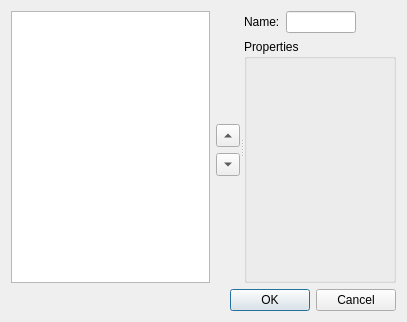
<?xml version="1.0" encoding="UTF-8"?>
<ui version="4.0">
 <class>LReportSectionsProperties</class>
 <widget class="QDialog" name="LReportSectionsProperties">
  <property name="geometry">
   <rect>
    <x>0</x>
    <y>0</y>
    <width>407</width>
    <height>322</height>
   </rect>
  </property>
  <property name="windowTitle">
   <string>Sections settings</string>
  </property>
  <property name="windowIcon">
   <iconset resource="resources.qrc">
    <normaloff>:/designer/qtreport_32</normaloff>:/designer/qtreport_32</iconset>
  </property>
  <layout class="QVBoxLayout" name="verticalLayout">
   <item>
    <widget class="QSplitter" name="splitter">
     <property name="orientation">
      <enum>Qt::Horizontal</enum>
     </property>
     <widget class="QWidget" name="layoutWidget">
      <layout class="QGridLayout" name="gridLayout">
       <item row="0" column="0" rowspan="4">
        <widget class="QListWidget" name="listWidget"/>
       </item>
       <item row="0" column="1">
        <spacer name="verticalSpacer_2">
         <property name="orientation">
          <enum>Qt::Vertical</enum>
         </property>
         <property name="sizeHint" stdset="0">
          <size>
           <width>20</width>
           <height>40</height>
          </size>
         </property>
        </spacer>
       </item>
       <item row="1" column="1">
        <widget class="QToolButton" name="toolButton_2">
         <property name="text">
          <string>...</string>
         </property>
         <property name="arrowType">
          <enum>Qt::UpArrow</enum>
         </property>
        </widget>
       </item>
       <item row="2" column="1">
        <widget class="QToolButton" name="toolButton">
         <property name="text">
          <string>...</string>
         </property>
         <property name="arrowType">
          <enum>Qt::DownArrow</enum>
         </property>
        </widget>
       </item>
       <item row="3" column="1">
        <spacer name="verticalSpacer">
         <property name="orientation">
          <enum>Qt::Vertical</enum>
         </property>
         <property name="sizeHint" stdset="0">
          <size>
           <width>20</width>
           <height>40</height>
          </size>
         </property>
        </spacer>
       </item>
      </layout>
     </widget>
     <widget class="QWidget" name="layoutWidget">
      <layout class="QVBoxLayout" name="verticalLayout_2">
       <item>
        <layout class="QHBoxLayout" name="horizontalLayout_2">
         <item>
          <widget class="QLabel" name="label">
           <property name="text">
            <string>Name:</string>
           </property>
          </widget>
         </item>
         <item>
          <widget class="QLineEdit" name="lineEdit"/>
         </item>
         <item>
          <spacer name="horizontalSpacer_2">
           <property name="orientation">
            <enum>Qt::Horizontal</enum>
           </property>
           <property name="sizeType">
            <enum>QSizePolicy::Fixed</enum>
           </property>
           <property name="sizeHint" stdset="0">
            <size>
             <width>40</width>
             <height>20</height>
            </size>
           </property>
          </spacer>
         </item>
        </layout>
       </item>
       <item>
        <widget class="QGroupBox" name="groupBox">
         <property name="title">
          <string>Properties</string>
         </property>
         <layout class="QGridLayout" name="gridLayout_2"/>
        </widget>
       </item>
      </layout>
     </widget>
    </widget>
   </item>
   <item>
    <widget class="QDialogButtonBox" name="buttonBox">
     <property name="orientation">
      <enum>Qt::Horizontal</enum>
     </property>
     <property name="standardButtons">
      <set>QDialogButtonBox::Cancel|QDialogButtonBox::Ok</set>
     </property>
    </widget>
   </item>
  </layout>
 </widget>
 <resources>
  <include location="resources.qrc"/>
 </resources>
 <connections>
  <connection>
   <sender>buttonBox</sender>
   <signal>accepted()</signal>
   <receiver>LReportSectionsProperties</receiver>
   <slot>accept()</slot>
   <hints>
    <hint type="sourcelabel">
     <x>248</x>
     <y>254</y>
    </hint>
    <hint type="destinationlabel">
     <x>157</x>
     <y>274</y>
    </hint>
   </hints>
  </connection>
  <connection>
   <sender>buttonBox</sender>
   <signal>rejected()</signal>
   <receiver>LReportSectionsProperties</receiver>
   <slot>reject()</slot>
   <hints>
    <hint type="sourcelabel">
     <x>316</x>
     <y>260</y>
    </hint>
    <hint type="destinationlabel">
     <x>286</x>
     <y>274</y>
    </hint>
   </hints>
  </connection>
 </connections>
</ui>
